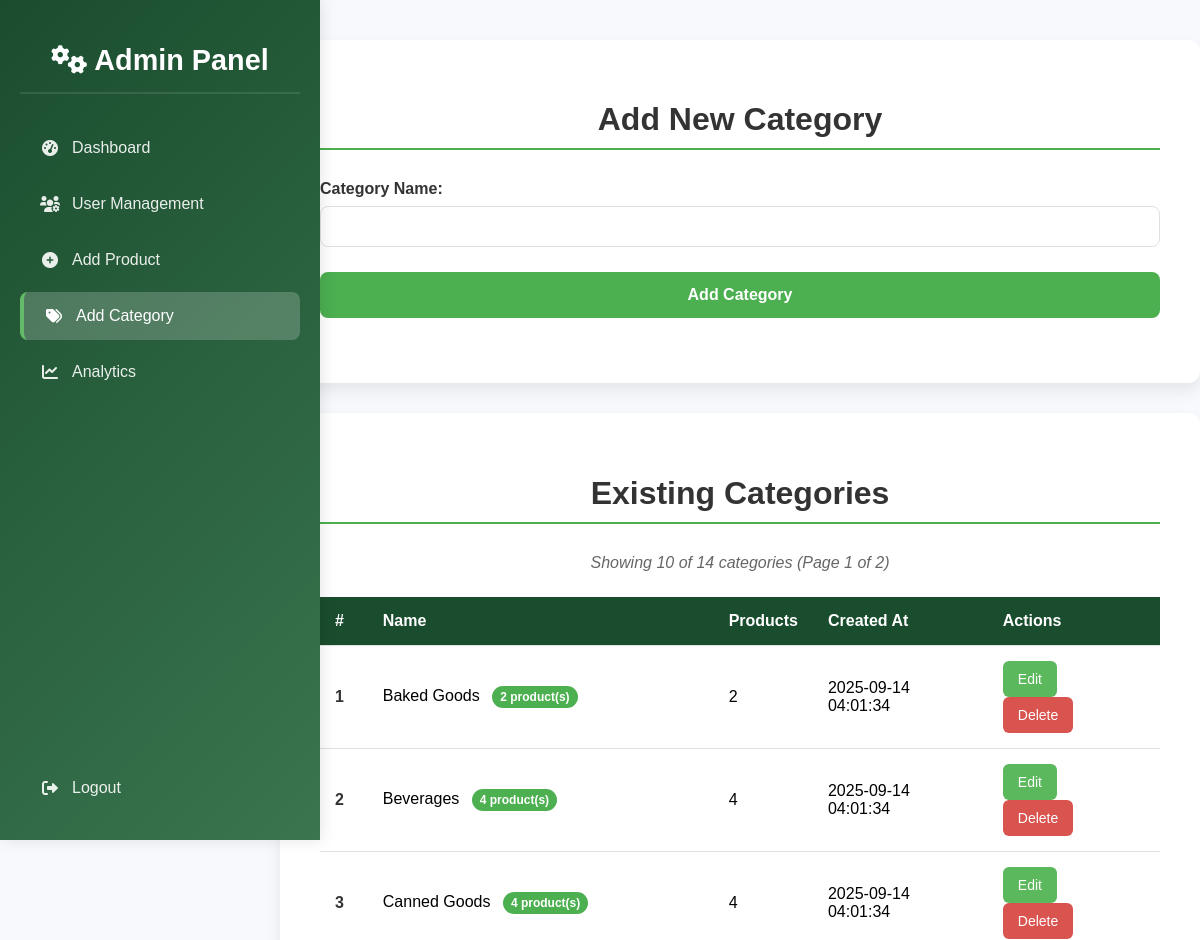
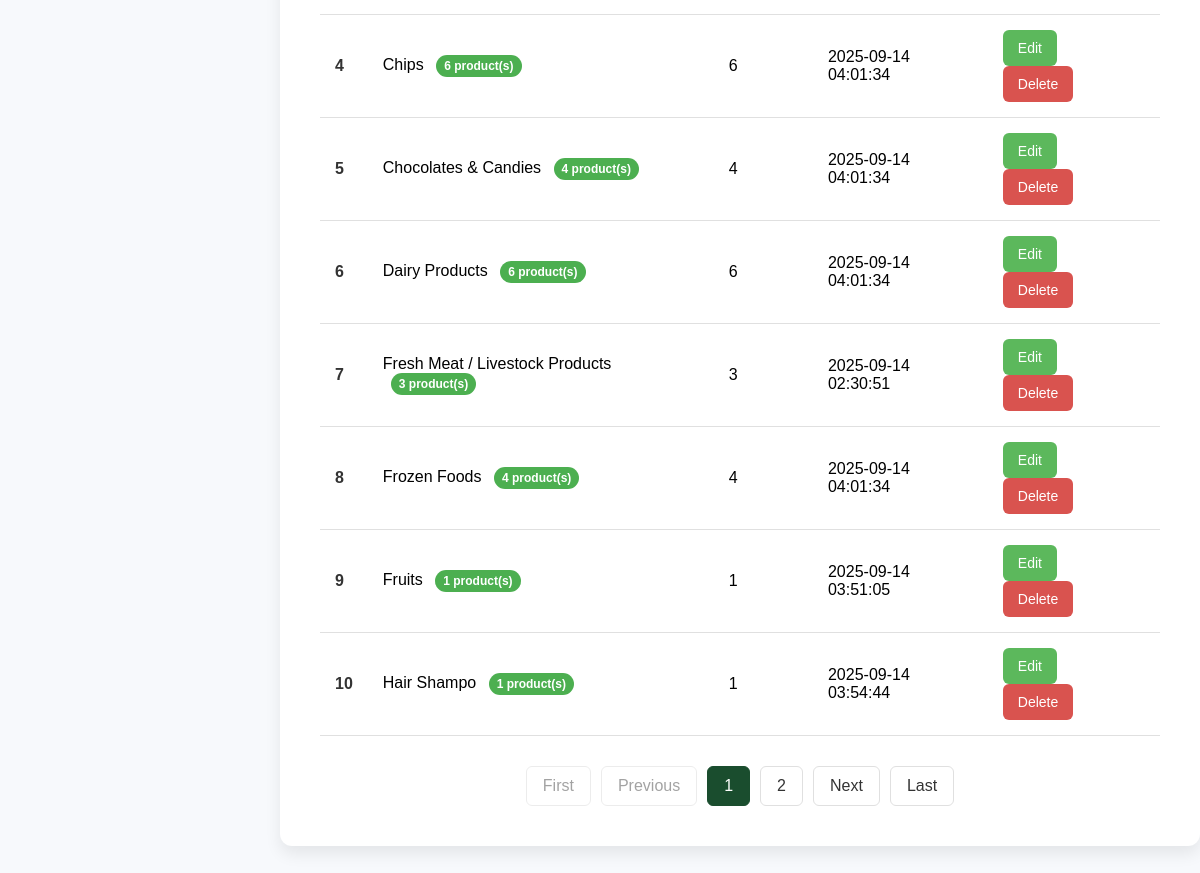
The page /admin/add_category.php (signed in) on the database its author committed (2 pictures, top to bottom).
### tables this page shows
CREATE TABLE `categories` (
  `category_id` int(11) NOT NULL,
  `name` varchar(100) NOT NULL,
  `created_at` timestamp NOT NULL DEFAULT current_timestamp()
);

### admin/add_category.php (the view, shortened to what this page needs)
<?php
require_once '../include/config.php';
$edit_category = null;
$current_page = isset($_GET['page']) ? max(1, intval($_GET['page'])) : 1;
$items_per_page = 10;
$offset = ($current_page - 1) * $items_per_page;
$total_categories = 0;
try {
    $stmt = $pdo->query("SELECT COUNT(*) FROM categories");
    $total_categories = $stmt->fetchColumn();
} catch (PDOException $e) {
    $error_message = "Error counting categories: " . $e->getMessage();
}
$total_pages = ceil($total_categories / $items_per_page);
$categories = [];
try {
    $stmt = $pdo->prepare("SELECT * FROM categories ORDER BY name ASC LIMIT ? OFFSET ?");
    $stmt->bindValue(1, $items_per_page, PDO::PARAM_INT);
    $stmt->bindValue(2, $offset, PDO::PARAM_INT);
    $stmt->execute();
    $categories = $stmt->fetchAll(PDO::FETCH_ASSOC);
} catch (PDOException $e) {
    $error_message = "Error fetching categories: " . $e->getMessage();
}
$category_product_counts = [];
try {
    $stmt = $pdo->query("
        SELECT c.category_id, COUNT(p.product_id) as product_count
        FROM categories c
        LEFT JOIN products p ON c.category_id = p.category_id
        GROUP BY c.category_id
    ");
    $category_product_counts = $stmt->fetchAll(PDO::FETCH_KEY_PAIR);
} catch (PDOException $e) {
    $category_product_counts = [];
}
$start_number = ($current_page - 1) * $items_per_page + 1;
?>
<!DOCTYPE html>
<html lang="en">
<head>
     <link href="https://cdnjs.cloudflare.com/ajax/libs/font-awesome/6.0.0/css/all.min.css" rel="stylesheet">
</head>
<body>
    <div class="sidebar" id="sidebar">
        <h2><i class="fas fa-cogs"></i> Admin Panel</h2>
        <a href="admin_dashboard.php"><i class="fas fa-tachometer-alt"></i> Dashboard</a>
        <a href="user_management.php"><i class="fas fa-users-cog"></i> User Management</a>
        <a href="add_product.php"><i class="fas fa-plus-circle"></i> Add Product</a>
        <a href="add_category.php" class="active"><i class="fas fa-tags"></i> Add Category</a>
        <a href="analytics.php"><i class="fas fa-chart-line"></i> Analytics</a>
        <a href="../auth/admin_logout.php" style="margin-top: auto;"><i class="fas fa-sign-out-alt"></i> Logout</a>
    </div>
    <div class="main-content">
        <div class="form-container">
            <h1><?php echo $edit_category ? 'Edit Category' : 'Add New Category'; ?></h1>
            <form action="add_category.php" method="POST">
                <div class="form-group">
                    <label for="category_name">Category Name:</label>
                    <input type="text" id="category_name" name="category_name" value="<?php echo $edit_category ? htmlspecialchars($edit_category['name']) : ''; ?>" required>
                </div>
                <div class="form-group">
                    <button type="submit"><?php echo $edit_category ? 'Update Category' : 'Add Category'; ?></button>
                </div>
            </form>
        </div>
        <div class="table-container">
            <h1>Existing Categories</h1>
            <?php if (empty($categories)): ?>
                <p style="text-align:center; color:var(--text-light);">No categories found.</p>
            <?php else: ?>
                <div class="results-info">
                    Showing <?php echo count($categories); ?> of <?php echo $total_categories; ?> categories
                    (Page <?php echo $current_page; ?> of <?php echo $total_pages; ?>)
                </div>
                <table class="category-table">
                    <thead>
                        <tr>
                            <th>#</th>
                            <th>Name</th>
                            <th>Products</th>
                            <th>Created At</th>
                            <th>Actions</th>
                        </tr>
                    </thead>
                    <tbody>
                        <?php
                        $counter = $start_number;
                        foreach ($categories as $category):
                        ?>
                            <tr>
                                <td class="serial-number"><?php echo $counter++; ?></td>
                                <td>
                                    <?php echo htmlspecialchars($category['name']); ?>
                                    <?php if (isset($category_product_counts[$category['category_id']]) && $category_product_counts[$category['category_id']] > 0): ?>
                                        <span class="product-count" title="Number of products in this category">
                                            <?php echo $category_product_counts[$category['category_id']]; ?> product(s)
                                        </span>
                                    <?php endif; ?>
                                </td>
                                <td>
                                    <?php echo isset($category_product_counts[$category['category_id']]) ? $category_product_counts[$category['category_id']] : '0'; ?>
                                </td>
                                <td><?php echo htmlspecialchars($category['created_at']); ?></td>
                                <td class="action-buttons">
                                    <a href="add_category.php?edit_id=<?php echo htmlspecialchars($category['category_id']); ?>" class="edit-btn">Edit</a>
                                    <form action="add_category.php" method="POST" style="display:inline-block;">
                                        <button type="submit" class="delete-btn" onclick="return confirm('Are you sure you want to delete this category?');">Delete</button>
                                    </form>
                                </td>
                            </tr>
                        <?php endforeach; ?>
                    </tbody>
                </table>
                <?php if ($total_pages > 1): ?>
                    <div class="pagination">
                        <?php if ($current_page > 1): ?>
                            <a href="add_category.php?page=1<?php echo isset($_GET['edit_id']) ? '&edit_id=' . htmlspecialchars($_GET['edit_id']) : ''; ?>">First</a>
                        <?php else: ?>
                            <span class="disabled">First</span>
                        <?php endif; ?>
                        <?php if ($current_page > 1): ?>
                            <a href="add_category.php?page=<?php echo $current_page - 1; ?><?php echo isset($_GET['edit_id']) ? '&edit_id=' . htmlspecialchars($_GET['edit_id']) : ''; ?>">Previous</a>
                        <?php else: ?>
                            <span class="disabled">Previous</span>
                        <?php endif; ?>
                        <?php
                        $start_page = max(1, $current_page - 2);
                        $end_page = min($total_pages, $current_page + 2);
                        for ($i = $start_page; $i <= $end_page; $i++):
                        ?>
                            <?php if ($i == $current_page): ?>
                                <span class="current"><?php echo $i; ?></span>
                            <?php else: ?>
                                <a href="add_category.php?page=<?php echo $i; ?><?php echo isset($_GET['edit_id']) ? '&edit_id=' . htmlspecialchars($_GET['edit_id']) : ''; ?>"><?php echo $i; ?></a>
                            <?php endif; ?>
                        <?php endfor; ?>
                        <?php if ($current_page < $total_pages): ?>
                            <a href="add_category.php?page=<?php echo $current_page + 1; ?><?php echo isset($_GET['edit_id']) ? '&edit_id=' . htmlspecialchars($_GET['edit_id']) : ''; ?>">Next</a>
                        <?php else: ?>
                            <span class="disabled">Next</span>
                        <?php endif; ?>
                        <?php if ($current_page < $total_pages): ?>
                            <a href="add_category.php?page=<?php echo $total_pages; ?><?php echo isset($_GET['edit_id']) ? '&edit_id=' . htmlspecialchars($_GET['edit_id']) : ''; ?>">Last</a>
                        <?php else: ?>
                            <span class="disabled">Last</span>
                        <?php endif; ?>
                    </div>
                <?php endif; ?>
            <?php endif; ?>
        </div>
    </div>
</body>
</html>

### admin/add_category.php (style rules this page uses)
:root { --dark-green: #1a4d2e; --medium-green: #3a754f; --light-green: #4caf50; --accent-green: #66bb6a; --light-bg: #f7f9fc; --white: #ffffff; --text-dark: #333333; --text-light: #666666; --border-color: #e0e0e0; --shadow: rgba(0, 0, 0, 0.1); --delete-red: #d9534f; --edit-blue: #5cb85c; }
body { font-family: 'Arial', sans-serif; background-color: var(--light-bg); margin: 0; padding: 0; display: flex; min-height: 100vh; }
.sidebar { width: 280px; background: linear-gradient(135deg, var(--dark-green) 0%, var(--medium-green) 100%); color: var(--white); padding: 20px; display: flex; flex-direction: column; box-shadow: 2px 0 15px rgba(0,0,0,0.1); transition: transform 0.3s ease; z-index: 1000; position: fixed; height: 100vh; overflow-y: auto; }
.sidebar h2 { text-align: center; margin-bottom: 30px; font-size: 1.8rem; color: var(--white); font-weight: 700; padding-bottom: 15px; border-bottom: 2px solid rgba(255,255,255,0.1); }
.sidebar a { color: var(--white); text-decoration: none; padding: 15px 20px; margin-bottom: 8px; border-radius: 8px; transition: all 0.3s ease; display: flex; align-items: center; gap: 12px; font-weight: 500; opacity: 0.9; }
.sidebar a.active { background-color: rgba(255,255,255,0.2); border-left: 4px solid var(--accent-green); opacity: 1; }
.sidebar a i { width: 20px; text-align: center; }
.main-content { flex-grow: 1; padding: 40px; display: flex; flex-direction: column; align-items: center; text-align: center; transition: all 0.3s ease; margin-left: 280px; width: calc(100% - 280px); }
.form-container, .table-container { background: var(--white); padding: 40px; border-radius: 12px; box-shadow: 0 8px 16px rgba(0, 0, 0, 0.08); width: 100%; max-width: 900px; text-align: left; margin-bottom: 30px; }
h1 { color: var(--text-dark); margin-bottom: 30px; text-align: center; font-size: 2rem; border-bottom: 2px solid var(--light-green); padding-bottom: 10px; font-weight: bold; }
.form-group { margin-bottom: 25px; }
.form-group label { display: block; margin-bottom: 8px; font-weight: bold; color: var(--text-dark); }
.form-group input[type="text"] { width: 100%; padding: 12px; border: 1px solid var(--border-color); border-radius: 8px; box-sizing: border-box; transition: all 0.3s ease; }
.form-group button { width: 100%; padding: 14px; background-color: var(--light-green); border: none; border-radius: 8px; color: var(--white); font-size: 1rem; font-weight: bold; cursor: pointer; transition: background-color 0.3s ease, transform 0.2s ease; }
.category-table { width: 100%; border-collapse: collapse; margin-top: 25px; }
.category-table th, .category-table td { padding: 15px; text-align: left; border-bottom: 1px solid var(--border-color); }
.category-table th { background-color: var(--dark-green); color: var(--white); font-weight: bold; }
.action-buttons button, .action-buttons a { padding: 10px 15px; border-radius: 6px; text-decoration: none; color: var(--white); font-size: 14px; cursor: pointer; transition: all 0.3s ease; border: none; display: inline-block; margin-right: 8px; }
.action-buttons .edit-btn { background-color: var(--edit-blue); }
.action-buttons .delete-btn { background-color: var(--delete-red); }
.product-count { display: inline-block; background-color: var(--light-green); color: white; padding: 4px 8px; border-radius: 12px; font-size: 12px; font-weight: bold; margin-left: 8px; }
.serial-number { text-align: center; font-weight: bold; color: var(--text-dark); }
.pagination { display: flex; justify-content: center; align-items: center; margin-top: 30px; gap: 10px; }
.pagination a, .pagination span { padding: 10px 16px; border: 1px solid var(--border-color); border-radius: 6px; text-decoration: none; color: var(--text-dark); transition: all 0.3s ease; font-weight: 500; }
.pagination .current { background-color: var(--dark-green); color: white; border-color: var(--dark-green); }
.pagination .disabled { color: var(--text-light); cursor: not-allowed; opacity: 0.6; }
.results-info { text-align: center; color: var(--text-light); margin-bottom: 15px; font-style: italic; }

### rows shown on the page
categories: name "Baked Goods", category_id "2", created_at "2025-09-14 04:01:34"
categories: name "Beverages", category_id "4", created_at "2025-09-14 04:01:34"
categories: name "Canned Goods", category_id "4", created_at "2025-09-14 04:01:34"
categories: name "Chips", category_id "6", created_at "2025-09-14 04:01:34"
categories: name "Chocolates & Candies", category_id "4", created_at "2025-09-14 04:01:34"
categories: name "Dairy Products", category_id "6", created_at "2025-09-14 04:01:34"
categories: name "Fresh Meat / Livestock Products", category_id "3", created_at "2025-09-14 02:30:51"
categories: name "Frozen Foods", category_id "4", created_at "2025-09-14 04:01:34"
categories: name "Fruits", category_id "1", created_at "2025-09-14 03:51:05"
categories: name "Hair Shampo", category_id "1", created_at "2025-09-14 03:54:44"

### other values the page prints
count($categories) "10"
$total_categories "14"
$current_page "1"
$total_pages "2"
